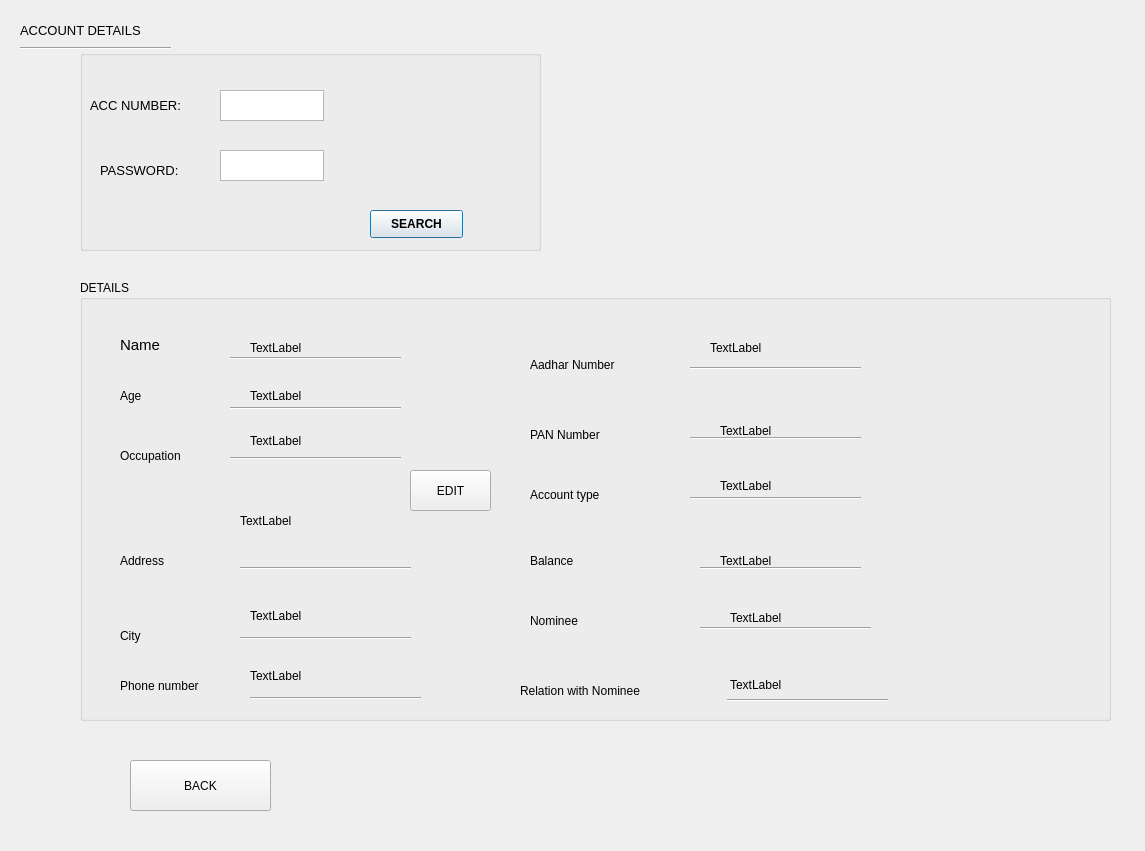
<?xml version="1.0" encoding="UTF-8"?>
<ui version="4.0">
 <class>dialog</class>
 <widget class="QDialog" name="dialog">
  <property name="geometry">
   <rect>
    <x>0</x>
    <y>0</y>
    <width>1145</width>
    <height>851</height>
   </rect>
  </property>
  <property name="windowTitle">
   <string>Dialog</string>
  </property>
  <widget class="QLabel" name="label">
   <property name="geometry">
    <rect>
     <x>20</x>
     <y>10</y>
     <width>181</width>
     <height>41</height>
    </rect>
   </property>
   <property name="text">
    <string>&lt;html&gt;&lt;head/&gt;&lt;body&gt;&lt;p&gt;&lt;span style=&quot; font-size:10pt;&quot;&gt;ACCOUNT DETAILS&lt;/span&gt;&lt;/p&gt;&lt;/body&gt;&lt;/html&gt;</string>
   </property>
  </widget>
  <widget class="Line" name="line">
   <property name="geometry">
    <rect>
     <x>20</x>
     <y>40</y>
     <width>151</width>
     <height>16</height>
    </rect>
   </property>
   <property name="orientation">
    <enum>Qt::Horizontal</enum>
   </property>
  </widget>
  <widget class="QGroupBox" name="groupBox">
   <property name="geometry">
    <rect>
     <x>80</x>
     <y>50</y>
     <width>461</width>
     <height>201</height>
    </rect>
   </property>
   <property name="minimumSize">
    <size>
     <width>461</width>
     <height>0</height>
    </size>
   </property>
   <property name="font">
    <font>
     <family>MS Sans Serif</family>
     <weight>75</weight>
     <bold>true</bold>
    </font>
   </property>
   <property name="title">
    <string/>
   </property>
   <widget class="QLabel" name="label_2">
    <property name="geometry">
     <rect>
      <x>10</x>
      <y>40</y>
      <width>111</width>
      <height>31</height>
     </rect>
    </property>
    <property name="font">
     <font>
      <family>MS Shell Dlg 2</family>
      <pointsize>10</pointsize>
      <weight>50</weight>
      <italic>false</italic>
      <bold>false</bold>
     </font>
    </property>
    <property name="styleSheet">
     <string notr="true">font: 10pt &quot;MS Shell Dlg 2&quot;;</string>
    </property>
    <property name="text">
     <string>ACC NUMBER:</string>
    </property>
   </widget>
   <widget class="QTextEdit" name="textEdit">
    <property name="geometry">
     <rect>
      <x>140</x>
      <y>40</y>
      <width>104</width>
      <height>31</height>
     </rect>
    </property>
   </widget>
   <widget class="QTextEdit" name="textEdit_2">
    <property name="geometry">
     <rect>
      <x>140</x>
      <y>100</y>
      <width>104</width>
      <height>31</height>
     </rect>
    </property>
   </widget>
   <widget class="QPushButton" name="pushButton">
    <property name="geometry">
     <rect>
      <x>290</x>
      <y>160</y>
      <width>93</width>
      <height>28</height>
     </rect>
    </property>
    <property name="text">
     <string>SEARCH</string>
    </property>
   </widget>
   <widget class="QLabel" name="label_3">
    <property name="geometry">
     <rect>
      <x>20</x>
      <y>100</y>
      <width>101</width>
      <height>41</height>
     </rect>
    </property>
    <property name="font">
     <font>
      <family>MS Shell Dlg 2</family>
      <pointsize>10</pointsize>
      <weight>50</weight>
      <italic>false</italic>
      <bold>false</bold>
     </font>
    </property>
    <property name="styleSheet">
     <string notr="true">font: 10pt &quot;MS Shell Dlg 2&quot;;</string>
    </property>
    <property name="text">
     <string>PASSWORD:</string>
    </property>
   </widget>
  </widget>
  <widget class="QGroupBox" name="groupBox_2">
   <property name="geometry">
    <rect>
     <x>80</x>
     <y>280</y>
     <width>1031</width>
     <height>441</height>
    </rect>
   </property>
   <property name="minimumSize">
    <size>
     <width>1031</width>
     <height>10</height>
    </size>
   </property>
   <property name="styleSheet">
    <string notr="true">font: 10pt &quot;MS Shell Dlg 2&quot;;</string>
   </property>
   <property name="title">
    <string>DETAILS</string>
   </property>
   <widget class="QLabel" name="label_4">
    <property name="geometry">
     <rect>
      <x>40</x>
      <y>50</y>
      <width>71</width>
      <height>31</height>
     </rect>
    </property>
    <property name="text">
     <string>&lt;html&gt;&lt;head/&gt;&lt;body&gt;&lt;p&gt;&lt;span style=&quot; font-size:11pt;&quot;&gt;Name&lt;/span&gt;&lt;/p&gt;&lt;/body&gt;&lt;/html&gt;</string>
    </property>
   </widget>
   <widget class="QLabel" name="label_5">
    <property name="geometry">
     <rect>
      <x>40</x>
      <y>100</y>
      <width>71</width>
      <height>31</height>
     </rect>
    </property>
    <property name="text">
     <string>Age</string>
    </property>
   </widget>
   <widget class="QLabel" name="label_6">
    <property name="geometry">
     <rect>
      <x>40</x>
      <y>160</y>
      <width>91</width>
      <height>31</height>
     </rect>
    </property>
    <property name="text">
     <string>Occupation</string>
    </property>
   </widget>
   <widget class="QLabel" name="label_7">
    <property name="geometry">
     <rect>
      <x>40</x>
      <y>270</y>
      <width>91</width>
      <height>21</height>
     </rect>
    </property>
    <property name="text">
     <string>Address</string>
    </property>
   </widget>
   <widget class="QLabel" name="label_8">
    <property name="geometry">
     <rect>
      <x>40</x>
      <y>340</y>
      <width>61</width>
      <height>31</height>
     </rect>
    </property>
    <property name="text">
     <string>City</string>
    </property>
   </widget>
   <widget class="QLabel" name="label_9">
    <property name="geometry">
     <rect>
      <x>40</x>
      <y>390</y>
      <width>111</width>
      <height>31</height>
     </rect>
    </property>
    <property name="text">
     <string>Phone number</string>
    </property>
   </widget>
   <widget class="QLabel" name="label_10">
    <property name="geometry">
     <rect>
      <x>450</x>
      <y>70</y>
      <width>121</width>
      <height>31</height>
     </rect>
    </property>
    <property name="text">
     <string>&lt;html&gt;&lt;head/&gt;&lt;body&gt;&lt;p&gt;Aadhar Number&lt;/p&gt;&lt;/body&gt;&lt;/html&gt;</string>
    </property>
   </widget>
   <widget class="QLabel" name="label_11">
    <property name="geometry">
     <rect>
      <x>450</x>
      <y>140</y>
      <width>121</width>
      <height>31</height>
     </rect>
    </property>
    <property name="text">
     <string>&lt;html&gt;&lt;head/&gt;&lt;body&gt;&lt;p&gt;PAN Number&lt;/p&gt;&lt;/body&gt;&lt;/html&gt;</string>
    </property>
   </widget>
   <widget class="QLabel" name="label_12">
    <property name="geometry">
     <rect>
      <x>450</x>
      <y>200</y>
      <width>101</width>
      <height>31</height>
     </rect>
    </property>
    <property name="text">
     <string>&lt;html&gt;&lt;head/&gt;&lt;body&gt;&lt;p&gt;Account type&lt;/p&gt;&lt;/body&gt;&lt;/html&gt;</string>
    </property>
   </widget>
   <widget class="Line" name="line_2">
    <property name="geometry">
     <rect>
      <x>150</x>
      <y>70</y>
      <width>171</width>
      <height>16</height>
     </rect>
    </property>
    <property name="orientation">
     <enum>Qt::Horizontal</enum>
    </property>
   </widget>
   <widget class="Line" name="line_3">
    <property name="geometry">
     <rect>
      <x>150</x>
      <y>120</y>
      <width>171</width>
      <height>16</height>
     </rect>
    </property>
    <property name="orientation">
     <enum>Qt::Horizontal</enum>
    </property>
   </widget>
   <widget class="Line" name="line_4">
    <property name="geometry">
     <rect>
      <x>150</x>
      <y>170</y>
      <width>171</width>
      <height>16</height>
     </rect>
    </property>
    <property name="orientation">
     <enum>Qt::Horizontal</enum>
    </property>
   </widget>
   <widget class="Line" name="line_5">
    <property name="geometry">
     <rect>
      <x>160</x>
      <y>280</y>
      <width>171</width>
      <height>16</height>
     </rect>
    </property>
    <property name="orientation">
     <enum>Qt::Horizontal</enum>
    </property>
   </widget>
   <widget class="Line" name="line_6">
    <property name="geometry">
     <rect>
      <x>160</x>
      <y>350</y>
      <width>171</width>
      <height>16</height>
     </rect>
    </property>
    <property name="orientation">
     <enum>Qt::Horizontal</enum>
    </property>
   </widget>
   <widget class="Line" name="line_7">
    <property name="geometry">
     <rect>
      <x>170</x>
      <y>410</y>
      <width>171</width>
      <height>16</height>
     </rect>
    </property>
    <property name="orientation">
     <enum>Qt::Horizontal</enum>
    </property>
   </widget>
   <widget class="Line" name="line_8">
    <property name="geometry">
     <rect>
      <x>610</x>
      <y>80</y>
      <width>171</width>
      <height>16</height>
     </rect>
    </property>
    <property name="orientation">
     <enum>Qt::Horizontal</enum>
    </property>
   </widget>
   <widget class="Line" name="line_9">
    <property name="geometry">
     <rect>
      <x>610</x>
      <y>150</y>
      <width>171</width>
      <height>16</height>
     </rect>
    </property>
    <property name="orientation">
     <enum>Qt::Horizontal</enum>
    </property>
   </widget>
   <widget class="Line" name="line_10">
    <property name="geometry">
     <rect>
      <x>620</x>
      <y>340</y>
      <width>171</width>
      <height>16</height>
     </rect>
    </property>
    <property name="orientation">
     <enum>Qt::Horizontal</enum>
    </property>
   </widget>
   <widget class="QLabel" name="label_13">
    <property name="geometry">
     <rect>
      <x>170</x>
      <y>60</y>
      <width>111</width>
      <height>16</height>
     </rect>
    </property>
    <property name="text">
     <string>TextLabel</string>
    </property>
   </widget>
   <widget class="QLabel" name="label_14">
    <property name="geometry">
     <rect>
      <x>170</x>
      <y>105</y>
      <width>111</width>
      <height>21</height>
     </rect>
    </property>
    <property name="text">
     <string>TextLabel</string>
    </property>
   </widget>
   <widget class="QLabel" name="label_15">
    <property name="geometry">
     <rect>
      <x>170</x>
      <y>150</y>
      <width>141</width>
      <height>21</height>
     </rect>
    </property>
    <property name="text">
     <string>TextLabel</string>
    </property>
   </widget>
   <widget class="QLabel" name="label_16">
    <property name="geometry">
     <rect>
      <x>160</x>
      <y>205</y>
      <width>171</width>
      <height>71</height>
     </rect>
    </property>
    <property name="text">
     <string>TextLabel</string>
    </property>
   </widget>
   <widget class="QLabel" name="label_17">
    <property name="geometry">
     <rect>
      <x>170</x>
      <y>320</y>
      <width>141</width>
      <height>31</height>
     </rect>
    </property>
    <property name="text">
     <string>TextLabel</string>
    </property>
   </widget>
   <widget class="QLabel" name="label_18">
    <property name="geometry">
     <rect>
      <x>170</x>
      <y>380</y>
      <width>151</width>
      <height>31</height>
     </rect>
    </property>
    <property name="text">
     <string>TextLabel</string>
    </property>
   </widget>
   <widget class="QLabel" name="label_19">
    <property name="geometry">
     <rect>
      <x>630</x>
      <y>60</y>
      <width>101</width>
      <height>16</height>
     </rect>
    </property>
    <property name="text">
     <string>TextLabel</string>
    </property>
   </widget>
   <widget class="QLabel" name="label_20">
    <property name="geometry">
     <rect>
      <x>640</x>
      <y>140</y>
      <width>121</width>
      <height>21</height>
     </rect>
    </property>
    <property name="text">
     <string>TextLabel</string>
    </property>
   </widget>
   <widget class="QLabel" name="label_21">
    <property name="geometry">
     <rect>
      <x>450</x>
      <y>270</y>
      <width>121</width>
      <height>21</height>
     </rect>
    </property>
    <property name="text">
     <string>Balance</string>
    </property>
   </widget>
   <widget class="Line" name="line_11">
    <property name="geometry">
     <rect>
      <x>610</x>
      <y>210</y>
      <width>171</width>
      <height>16</height>
     </rect>
    </property>
    <property name="orientation">
     <enum>Qt::Horizontal</enum>
    </property>
   </widget>
   <widget class="QLabel" name="label_22">
    <property name="geometry">
     <rect>
      <x>450</x>
      <y>330</y>
      <width>101</width>
      <height>21</height>
     </rect>
    </property>
    <property name="text">
     <string>Nominee</string>
    </property>
   </widget>
   <widget class="Line" name="line_12">
    <property name="geometry">
     <rect>
      <x>620</x>
      <y>280</y>
      <width>161</width>
      <height>16</height>
     </rect>
    </property>
    <property name="orientation">
     <enum>Qt::Horizontal</enum>
    </property>
   </widget>
   <widget class="QLabel" name="label_23">
    <property name="geometry">
     <rect>
      <x>440</x>
      <y>400</y>
      <width>171</width>
      <height>21</height>
     </rect>
    </property>
    <property name="text">
     <string>Relation with Nominee</string>
    </property>
   </widget>
   <widget class="Line" name="line_13">
    <property name="geometry">
     <rect>
      <x>647</x>
      <y>410</y>
      <width>161</width>
      <height>20</height>
     </rect>
    </property>
    <property name="orientation">
     <enum>Qt::Horizontal</enum>
    </property>
   </widget>
   <widget class="QLabel" name="label_24">
    <property name="geometry">
     <rect>
      <x>640</x>
      <y>195</y>
      <width>111</width>
      <height>21</height>
     </rect>
    </property>
    <property name="text">
     <string>TextLabel</string>
    </property>
   </widget>
   <widget class="QLabel" name="label_25">
    <property name="geometry">
     <rect>
      <x>640</x>
      <y>270</y>
      <width>131</width>
      <height>21</height>
     </rect>
    </property>
    <property name="text">
     <string>TextLabel</string>
    </property>
   </widget>
   <widget class="QLabel" name="label_26">
    <property name="geometry">
     <rect>
      <x>650</x>
      <y>330</y>
      <width>101</width>
      <height>16</height>
     </rect>
    </property>
    <property name="text">
     <string>TextLabel</string>
    </property>
   </widget>
   <widget class="QLabel" name="label_27">
    <property name="geometry">
     <rect>
      <x>650</x>
      <y>389</y>
      <width>151</width>
      <height>31</height>
     </rect>
    </property>
    <property name="text">
     <string>TextLabel</string>
    </property>
   </widget>
   <widget class="QPushButton" name="pushButton_2">
    <property name="geometry">
     <rect>
      <x>330</x>
      <y>190</y>
      <width>81</width>
      <height>41</height>
     </rect>
    </property>
    <property name="styleSheet">
     <string notr="true">font: 12pt &quot;MS Shell Dlg 2&quot;;</string>
    </property>
    <property name="text">
     <string>EDIT</string>
    </property>
   </widget>
  </widget>
  <widget class="QPushButton" name="pushButton_3">
   <property name="geometry">
    <rect>
     <x>130</x>
     <y>760</y>
     <width>141</width>
     <height>51</height>
    </rect>
   </property>
   <property name="styleSheet">
    <string notr="true">font: 12pt &quot;MS Shell Dlg 2&quot;;</string>
   </property>
   <property name="text">
    <string>BACK</string>
   </property>
  </widget>
 </widget>
 <resources/>
 <connections/>
</ui>
